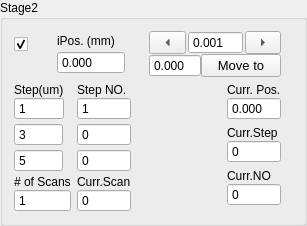
             <widget class="QGroupBox" name="stage2Group">
              <property name="sizePolicy">
               <sizepolicy hsizetype="Expanding" vsizetype="Expanding">
                <horstretch>0</horstretch>
                <verstretch>0</verstretch>
               </sizepolicy>
              </property>
              <property name="title">
               <string>Stage2</string>
              </property>
              <layout class="QFormLayout" name="formLayout_4">
               <item row="0" column="0" colspan="2">
                <layout class="QHBoxLayout" name="horizontalLayout_41" stretch="1,3,5">
                 <property name="spacing">
                  <number>0</number>
                 </property>
                 <item>
                  <layout class="QVBoxLayout" name="verticalLayout_74">
                   <item>
                    <widget class="QCheckBox" name="activeStage2">
                     <property name="sizePolicy">
                      <sizepolicy hsizetype="Expanding" vsizetype="Preferred">
                       <horstretch>0</horstretch>
                       <verstretch>0</verstretch>
                      </sizepolicy>
                     </property>
                     <property name="toolTip">
                      <string>Active Instrument?</string>
                     </property>
                     <property name="text">
                      <string/>
                     </property>
                     <property name="checked">
                      <bool>true</bool>
                     </property>
                     <property name="mytype" stdset="0">
                      <string>checkbox</string>
                     </property>
                    </widget>
                   </item>
                   <item>
                    <spacer name="horizontalSpacer_7">
                     <property name="orientation">
                      <enum>Qt::Orientation::Horizontal</enum>
                     </property>
                     <property name="sizeType">
                      <enum>QSizePolicy::Policy::Fixed</enum>
                     </property>
                     <property name="sizeHint" stdset="0">
                      <size>
                       <width>20</width>
                       <height>20</height>
                      </size>
                     </property>
                    </spacer>
                   </item>
                  </layout>
                 </item>
                 <item>
                  <layout class="QVBoxLayout" name="verticalLayout_44">
                   <property name="spacing">
                    <number>0</number>
                   </property>
                   <property name="leftMargin">
                    <number>12</number>
                   </property>
                   <property name="rightMargin">
                    <number>12</number>
                   </property>
                   <item>
                    <widget class="QLabel" name="label_30">
                     <property name="sizePolicy">
                      <sizepolicy hsizetype="Expanding" vsizetype="Fixed">
                       <horstretch>0</horstretch>
                       <verstretch>0</verstretch>
                      </sizepolicy>
                     </property>
                     <property name="maximumSize">
                      <size>
                       <width>16777215</width>
                       <height>16777215</height>
                      </size>
                     </property>
                     <property name="text">
                      <string>iPos. (mm)</string>
                     </property>
                     <property name="mytype" stdset="0">
                      <string>label</string>
                     </property>
                    </widget>
                   </item>
                   <item>
                    <widget class="QDoubleSpinBox" name="iPos2">
                     <property name="sizePolicy">
                      <sizepolicy hsizetype="Expanding" vsizetype="Fixed">
                       <horstretch>0</horstretch>
                       <verstretch>0</verstretch>
                      </sizepolicy>
                     </property>
                     <property name="maximumSize">
                      <size>
                       <width>16777215</width>
                       <height>16777215</height>
                      </size>
                     </property>
                     <property name="buttonSymbols">
                      <enum>QAbstractSpinBox::ButtonSymbols::NoButtons</enum>
                     </property>
                     <property name="decimals">
                      <number>3</number>
                     </property>
                     <property name="minimum">
                      <double>-50.000000000000000</double>
                     </property>
                     <property name="maximum">
                      <double>50.000000000000000</double>
                     </property>
                     <property name="value">
                      <double>0.000000000000000</double>
                     </property>
                    </widget>
                   </item>
                  </layout>
                 </item>
                 <item>
                  <layout class="QVBoxLayout" name="verticalLayout_55">
                   <property name="spacing">
                    <number>0</number>
                   </property>
                   <property name="leftMargin">
                    <number>12</number>
                   </property>
                   <property name="topMargin">
                    <number>0</number>
                   </property>
                   <property name="rightMargin">
                    <number>12</number>
                   </property>
                   <item>
                    <layout class="QHBoxLayout" name="horizontalLayout_21">
                     <property name="spacing">
                      <number>2</number>
                     </property>
                     <item>
                      <widget class="QToolButton" name="stage2JogL">
                       <property name="sizePolicy">
                        <sizepolicy hsizetype="Expanding" vsizetype="Fixed">
                         <horstretch>0</horstretch>
                         <verstretch>0</verstretch>
                        </sizepolicy>
                       </property>
                       <property name="minimumSize">
                        <size>
                         <width>0</width>
                         <height>0</height>
                        </size>
                       </property>
                       <property name="maximumSize">
                        <size>
                         <width>16777215</width>
                         <height>16777215</height>
                        </size>
                       </property>
                       <property name="text">
                        <string>...</string>
                       </property>
                       <property name="arrowType">
                        <enum>Qt::ArrowType::LeftArrow</enum>
                       </property>
                       <property name="mytype" stdset="0">
                        <string>arrowbutton</string>
                       </property>
                      </widget>
                     </item>
                     <item>
                      <widget class="QDoubleSpinBox" name="stage2JogStep">
                       <property name="sizePolicy">
                        <sizepolicy hsizetype="Expanding" vsizetype="Fixed">
                         <horstretch>0</horstretch>
                         <verstretch>0</verstretch>
                        </sizepolicy>
                       </property>
                       <property name="maximumSize">
                        <size>
                         <width>16777215</width>
                         <height>16777215</height>
                        </size>
                       </property>
                       <property name="buttonSymbols">
                        <enum>QAbstractSpinBox::ButtonSymbols::NoButtons</enum>
                       </property>
                       <property name="decimals">
                        <number>3</number>
                       </property>
                       <property name="minimum">
                        <double>-50.000000000000000</double>
                       </property>
                       <property name="maximum">
                        <double>210.000000000000000</double>
                       </property>
                       <property name="value">
                        <double>0.001000000000000</double>
                       </property>
                      </widget>
                     </item>
                     <item>
                      <widget class="QToolButton" name="stage2JogR">
                       <property name="sizePolicy">
                        <sizepolicy hsizetype="Expanding" vsizetype="Fixed">
                         <horstretch>0</horstretch>
                         <verstretch>0</verstretch>
                        </sizepolicy>
                       </property>
                       <property name="minimumSize">
                        <size>
                         <width>0</width>
                         <height>0</height>
                        </size>
                       </property>
                       <property name="maximumSize">
                        <size>
                         <width>16777215</width>
                         <height>16777215</height>
                        </size>
                       </property>
                       <property name="text">
                        <string>...</string>
                       </property>
                       <property name="arrowType">
                        <enum>Qt::ArrowType::RightArrow</enum>
                       </property>
                       <property name="mytype" stdset="0">
                        <string>arrowbutton</string>
                       </property>
                      </widget>
                     </item>
                    </layout>
                   </item>
                   <item>
                    <layout class="QHBoxLayout" name="horizontalLayout_6">
                     <item>
                      <widget class="QDoubleSpinBox" name="stage2SetPos">
                       <property name="sizePolicy">
                        <sizepolicy hsizetype="Expanding" vsizetype="Fixed">
                         <horstretch>0</horstretch>
                         <verstretch>0</verstretch>
                        </sizepolicy>
                       </property>
                       <property name="maximumSize">
                        <size>
                         <width>16777215</width>
                         <height>16777215</height>
                        </size>
                       </property>
                       <property name="buttonSymbols">
                        <enum>QAbstractSpinBox::ButtonSymbols::NoButtons</enum>
                       </property>
                       <property name="decimals">
                        <number>3</number>
                       </property>
                       <property name="minimum">
                        <double>-50.000000000000000</double>
                       </property>
                       <property name="maximum">
                        <double>50.000000000000000</double>
                       </property>
                      </widget>
                     </item>
                     <item>
                      <widget class="QPushButton" name="stage2MoveTo">
                       <property name="sizePolicy">
                        <sizepolicy hsizetype="Expanding" vsizetype="Fixed">
                         <horstretch>0</horstretch>
                         <verstretch>0</verstretch>
                        </sizepolicy>
                       </property>
                       <property name="maximumSize">
                        <size>
                         <width>16777215</width>
                         <height>16777215</height>
                        </size>
                       </property>
                       <property name="font">
                        <font>
                         <pointsize>10</pointsize>
                        </font>
                       </property>
                       <property name="text">
                        <string>Move to</string>
                       </property>
                       <property name="mytype" stdset="0">
                        <string>clickable_button</string>
                       </property>
                      </widget>
                     </item>
                    </layout>
                   </item>
                  </layout>
                 </item>
                </layout>
               </item>
               <item row="1" column="0">
                <layout class="QFormLayout" name="formLayout">
                 <property name="verticalSpacing">
                  <number>3</number>
                 </property>
                 <item row="0" column="0">
                  <layout class="QVBoxLayout" name="verticalLayout_52">
                   <property name="spacing">
                    <number>0</number>
                   </property>
                   <item>
                    <widget class="QLabel" name="label_29">
                     <property name="sizePolicy">
                      <sizepolicy hsizetype="Expanding" vsizetype="Fixed">
                       <horstretch>0</horstretch>
                       <verstretch>0</verstretch>
                      </sizepolicy>
                     </property>
                     <property name="maximumSize">
                      <size>
                       <width>16777215</width>
                       <height>16777215</height>
                      </size>
                     </property>
                     <property name="text">
                      <string>Step(um)</string>
                     </property>
                     <property name="mytype" stdset="0">
                      <string>label</string>
                     </property>
                    </widget>
                   </item>
                   <item>
                    <widget class="QSpinBox" name="stage2Step1">
                     <property name="sizePolicy">
                      <sizepolicy hsizetype="Expanding" vsizetype="Fixed">
                       <horstretch>0</horstretch>
                       <verstretch>0</verstretch>
                      </sizepolicy>
                     </property>
                     <property name="maximumSize">
                      <size>
                       <width>16777215</width>
                       <height>16777215</height>
                      </size>
                     </property>
                     <property name="buttonSymbols">
                      <enum>QAbstractSpinBox::ButtonSymbols::NoButtons</enum>
                     </property>
                     <property name="minimum">
                      <number>-10000</number>
                     </property>
                     <property name="maximum">
                      <number>10000</number>
                     </property>
                     <property name="value">
                      <number>1</number>
                     </property>
                     <property name="mytype" stdset="0">
                      <string>intNO</string>
                     </property>
                    </widget>
                   </item>
                  </layout>
                 </item>
                 <item row="0" column="1">
                  <layout class="QVBoxLayout" name="verticalLayout_65">
                   <property name="spacing">
                    <number>0</number>
                   </property>
                   <item>
                    <widget class="QLabel" name="label_27">
                     <property name="sizePolicy">
                      <sizepolicy hsizetype="Expanding" vsizetype="Fixed">
                       <horstretch>0</horstretch>
                       <verstretch>0</verstretch>
                      </sizepolicy>
                     </property>
                     <property name="maximumSize">
                      <size>
                       <width>16777215</width>
                       <height>16777215</height>
                      </size>
                     </property>
                     <property name="text">
                      <string>Step NO.</string>
                     </property>
                     <property name="mytype" stdset="0">
                      <string>label</string>
                     </property>
                    </widget>
                   </item>
                   <item>
                    <widget class="QSpinBox" name="stage2Step1NO">
                     <property name="sizePolicy">
                      <sizepolicy hsizetype="Expanding" vsizetype="Fixed">
                       <horstretch>0</horstretch>
                       <verstretch>0</verstretch>
                      </sizepolicy>
                     </property>
                     <property name="maximumSize">
                      <size>
                       <width>16777215</width>
                       <height>16777215</height>
                      </size>
                     </property>
                     <property name="buttonSymbols">
                      <enum>QAbstractSpinBox::ButtonSymbols::NoButtons</enum>
                     </property>
                     <property name="maximum">
                      <number>10000</number>
                     </property>
                     <property name="value">
                      <number>1</number>
                     </property>
                     <property name="mytype" stdset="0">
                      <string>intNO</string>
                     </property>
                    </widget>
                   </item>
                  </layout>
                 </item>
                 <item row="1" column="0">
                  <widget class="QSpinBox" name="stage2Step2">
                   <property name="sizePolicy">
                    <sizepolicy hsizetype="Expanding" vsizetype="Fixed">
                     <horstretch>0</horstretch>
                     <verstretch>0</verstretch>
                    </sizepolicy>
                   </property>
                   <property name="maximumSize">
                    <size>
                     <width>16777215</width>
                     <height>16777215</height>
                    </size>
                   </property>
                   <property name="buttonSymbols">
                    <enum>QAbstractSpinBox::ButtonSymbols::NoButtons</enum>
                   </property>
                   <property name="minimum">
                    <number>-10000</number>
                   </property>
                   <property name="maximum">
                    <number>10000</number>
                   </property>
                   <property name="value">
                    <number>3</number>
                   </property>
                   <property name="mytype" stdset="0">
                    <string>intNO</string>
                   </property>
                  </widget>
                 </item>
                 <item row="1" column="1">
                  <widget class="QSpinBox" name="stage2Step2NO">
                   <property name="sizePolicy">
                    <sizepolicy hsizetype="Expanding" vsizetype="Fixed">
                     <horstretch>0</horstretch>
                     <verstretch>0</verstretch>
                    </sizepolicy>
                   </property>
                   <property name="maximumSize">
                    <size>
                     <width>16777215</width>
                     <height>16777215</height>
                    </size>
                   </property>
                   <property name="buttonSymbols">
                    <enum>QAbstractSpinBox::ButtonSymbols::NoButtons</enum>
                   </property>
                   <property name="maximum">
                    <number>10000</number>
                   </property>
                   <property name="value">
                    <number>0</number>
                   </property>
                   <property name="mytype" stdset="0">
                    <string>intNO</string>
                   </property>
                  </widget>
                 </item>
                 <item row="2" column="0">
                  <widget class="QSpinBox" name="stage2Step3">
                   <property name="sizePolicy">
                    <sizepolicy hsizetype="Expanding" vsizetype="Fixed">
                     <horstretch>0</horstretch>
                     <verstretch>0</verstretch>
                    </sizepolicy>
                   </property>
                   <property name="maximumSize">
                    <size>
                     <width>16777215</width>
                     <height>16777215</height>
                    </size>
                   </property>
                   <property name="buttonSymbols">
                    <enum>QAbstractSpinBox::ButtonSymbols::NoButtons</enum>
                   </property>
                   <property name="minimum">
                    <number>-10000</number>
                   </property>
                   <property name="maximum">
                    <number>10000</number>
                   </property>
                   <property name="value">
                    <number>5</number>
                   </property>
                   <property name="mytype" stdset="0">
                    <string>intNO</string>
                   </property>
                  </widget>
                 </item>
                 <item row="2" column="1">
                  <widget class="QSpinBox" name="stage2Step3NO">
                   <property name="sizePolicy">
                    <sizepolicy hsizetype="Expanding" vsizetype="Fixed">
                     <horstretch>0</horstretch>
                     <verstretch>0</verstretch>
                    </sizepolicy>
                   </property>
                   <property name="maximumSize">
                    <size>
                     <width>16777215</width>
                     <height>16777215</height>
                    </size>
                   </property>
                   <property name="buttonSymbols">
                    <enum>QAbstractSpinBox::ButtonSymbols::NoButtons</enum>
                   </property>
                   <property name="maximum">
                    <number>10000</number>
                   </property>
                   <property name="value">
                    <number>0</number>
                   </property>
                   <property name="mytype" stdset="0">
                    <string>intNO</string>
                   </property>
                  </widget>
                 </item>
                 <item row="3" column="0">
                  <layout class="QVBoxLayout" name="verticalLayout_20">
                   <property name="spacing">
                    <number>0</number>
                   </property>
                   <item>
                    <widget class="QLabel" name="label_28">
                     <property name="sizePolicy">
                      <sizepolicy hsizetype="Expanding" vsizetype="Fixed">
                       <horstretch>0</horstretch>
                       <verstretch>0</verstretch>
                      </sizepolicy>
                     </property>
                     <property name="maximumSize">
                      <size>
                       <width>16777215</width>
                       <height>16777215</height>
                      </size>
                     </property>
                     <property name="text">
                      <string># of Scans</string>
                     </property>
                     <property name="mytype" stdset="0">
                      <string>label</string>
                     </property>
                    </widget>
                   </item>
                   <item>
                    <widget class="QSpinBox" name="scanRepNO2">
                     <property name="sizePolicy">
                      <sizepolicy hsizetype="Expanding" vsizetype="Fixed">
                       <horstretch>0</horstretch>
                       <verstretch>0</verstretch>
                      </sizepolicy>
                     </property>
                     <property name="maximumSize">
                      <size>
                       <width>16777215</width>
                       <height>16777215</height>
                      </size>
                     </property>
                     <property name="buttonSymbols">
                      <enum>QAbstractSpinBox::ButtonSymbols::NoButtons</enum>
                     </property>
                     <property name="minimum">
                      <number>1</number>
                     </property>
                     <property name="mytype" stdset="0">
                      <string>intNO</string>
                     </property>
                    </widget>
                   </item>
                  </layout>
                 </item>
                 <item row="3" column="1">
                  <layout class="QVBoxLayout" name="verticalLayout_21">
                   <property name="spacing">
                    <number>0</number>
                   </property>
                   <item>
                    <widget class="QLabel" name="label_14">
                     <property name="sizePolicy">
                      <sizepolicy hsizetype="Expanding" vsizetype="Fixed">
                       <horstretch>0</horstretch>
                       <verstretch>0</verstretch>
                      </sizepolicy>
                     </property>
                     <property name="maximumSize">
                      <size>
                       <width>16777215</width>
                       <height>16777215</height>
                      </size>
                     </property>
                     <property name="text">
                      <string>Curr.Scan</string>
                     </property>
                     <property name="mytype" stdset="0">
                      <string>label</string>
                     </property>
                    </widget>
                   </item>
                   <item>
                    <widget class="QSpinBox" name="stage2CurrScan">
                     <property name="sizePolicy">
                      <sizepolicy hsizetype="Expanding" vsizetype="Fixed">
                       <horstretch>0</horstretch>
                       <verstretch>0</verstretch>
                      </sizepolicy>
                     </property>
                     <property name="maximumSize">
                      <size>
                       <width>16777215</width>
                       <height>16777215</height>
                      </size>
                     </property>
                     <property name="buttonSymbols">
                      <enum>QAbstractSpinBox::ButtonSymbols::NoButtons</enum>
                     </property>
                     <property name="mytype" stdset="0">
                      <string>intNO</string>
                     </property>
                    </widget>
                   </item>
                  </layout>
                 </item>
                </layout>
               </item>
               <item row="1" column="1">
                <layout class="QVBoxLayout" name="verticalLayout_71">
                 <property name="spacing">
                  <number>6</number>
                 </property>
                 <property name="leftMargin">
                  <number>90</number>
                 </property>
                 <property name="rightMargin">
                  <number>12</number>
                 </property>
                 <item>
                  <layout class="QVBoxLayout" name="verticalLayout_24">
                   <property name="spacing">
                    <number>0</number>
                   </property>
                   <item>
                    <widget class="QLabel" name="label_4">
                     <property name="sizePolicy">
                      <sizepolicy hsizetype="Expanding" vsizetype="Fixed">
                       <horstretch>0</horstretch>
                       <verstretch>0</verstretch>
                      </sizepolicy>
                     </property>
                     <property name="maximumSize">
                      <size>
                       <width>16777215</width>
                       <height>16777215</height>
                      </size>
                     </property>
                     <property name="text">
                      <string>Curr. Pos.</string>
                     </property>
                     <property name="mytype" stdset="0">
                      <string>label</string>
                     </property>
                    </widget>
                   </item>
                   <item>
                    <widget class="QDoubleSpinBox" name="stage2CurrPos">
                     <property name="sizePolicy">
                      <sizepolicy hsizetype="Expanding" vsizetype="Fixed">
                       <horstretch>0</horstretch>
                       <verstretch>0</verstretch>
                      </sizepolicy>
                     </property>
                     <property name="maximumSize">
                      <size>
                       <width>16777215</width>
                       <height>16777215</height>
                      </size>
                     </property>
                     <property name="buttonSymbols">
                      <enum>QAbstractSpinBox::ButtonSymbols::NoButtons</enum>
                     </property>
                     <property name="decimals">
                      <number>3</number>
                     </property>
                     <property name="minimum">
                      <double>-50.000000000000000</double>
                     </property>
                    </widget>
                   </item>
                  </layout>
                 </item>
                 <item>
                  <layout class="QVBoxLayout" name="verticalLayout_23">
                   <property name="spacing">
                    <number>0</number>
                   </property>
                   <item>
                    <widget class="QLabel" name="label_13">
                     <property name="sizePolicy">
                      <sizepolicy hsizetype="Expanding" vsizetype="Fixed">
                       <horstretch>0</horstretch>
                       <verstretch>0</verstretch>
                      </sizepolicy>
                     </property>
                     <property name="maximumSize">
                      <size>
                       <width>16777215</width>
                       <height>16777215</height>
                      </size>
                     </property>
                     <property name="text">
                      <string>Curr.Step</string>
                     </property>
                     <property name="mytype" stdset="0">
                      <string>label</string>
                     </property>
                    </widget>
                   </item>
                   <item>
                    <widget class="QSpinBox" name="stage2CurrStep">
                     <property name="sizePolicy">
                      <sizepolicy hsizetype="Expanding" vsizetype="Fixed">
                       <horstretch>0</horstretch>
                       <verstretch>0</verstretch>
                      </sizepolicy>
                     </property>
                     <property name="maximumSize">
                      <size>
                       <width>16777215</width>
                       <height>16777215</height>
                      </size>
                     </property>
                     <property name="buttonSymbols">
                      <enum>QAbstractSpinBox::ButtonSymbols::NoButtons</enum>
                     </property>
                     <property name="maximum">
                      <number>10000</number>
                     </property>
                     <property name="mytype" stdset="0">
                      <string>intNO</string>
                     </property>
                    </widget>
                   </item>
                  </layout>
                 </item>
                 <item>
                  <layout class="QVBoxLayout" name="verticalLayout_22">
                   <property name="spacing">
                    <number>0</number>
                   </property>
                   <item>
                    <widget class="QLabel" name="label_38">
                     <property name="sizePolicy">
                      <sizepolicy hsizetype="Expanding" vsizetype="Fixed">
                       <horstretch>0</horstretch>
                       <verstretch>0</verstretch>
                      </sizepolicy>
                     </property>
                     <property name="maximumSize">
                      <size>
                       <width>16777215</width>
                       <height>16777215</height>
                      </size>
                     </property>
                     <property name="text">
                      <string>Curr.NO</string>
                     </property>
                     <property name="mytype" stdset="0">
                      <string>label</string>
                     </property>
                    </widget>
                   </item>
                   <item>
                    <widget class="QSpinBox" name="stage2CurrStepNO">
                     <property name="sizePolicy">
                      <sizepolicy hsizetype="Expanding" vsizetype="Fixed">
                       <horstretch>0</horstretch>
                       <verstretch>0</verstretch>
                      </sizepolicy>
                     </property>
                     <property name="maximumSize">
                      <size>
                       <width>16777215</width>
                       <height>16777215</height>
                      </size>
                     </property>
                     <property name="buttonSymbols">
                      <enum>QAbstractSpinBox::ButtonSymbols::NoButtons</enum>
                     </property>
                     <property name="mytype" stdset="0">
                      <string>intNO</string>
                     </property>
                    </widget>
                   </item>
                  </layout>
                 </item>
                </layout>
               </item>
              </layout>
             </widget>
